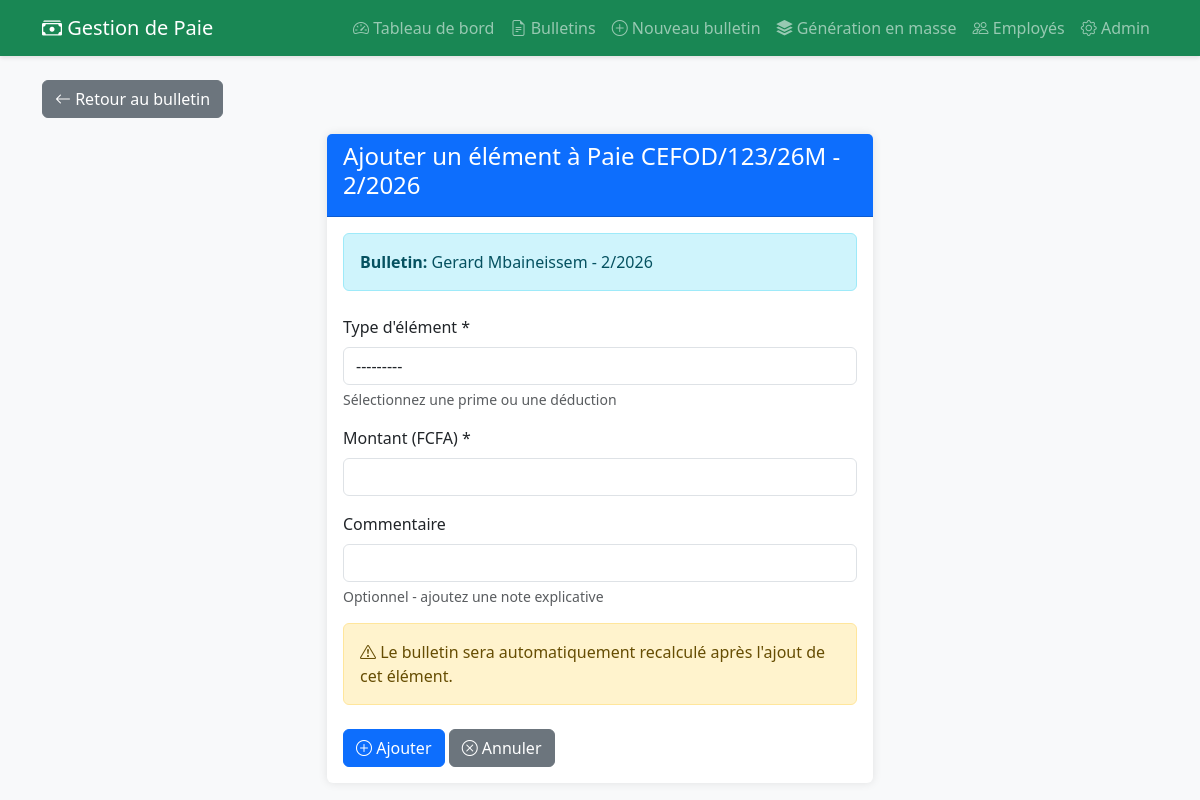
The app's page /paie/bulletins/1/ajouter-element/ with its own data.
### gestion_paie/models.py (models this page shows, shortened)
class BulletinPaie(models.Model):
    employe = models.ForeignKey(Employe, on_delete=models.CASCADE, related_name='bulletins')
    mois = models.IntegerField(verbose_name="Mois")
    annee = models.IntegerField(verbose_name="Année")
    salaire_base = models.DecimalField(max_digits=12, decimal_places=2, default=0, verbose_name="Salaire de base")
    heures_sup_normales = models.DecimalField(max_digits=6, decimal_places=2, default=0, verbose_name="Heures sup normales")
    montant_heures_sup_normales = models.DecimalField(max_digits=12, decimal_places=2, default=0, verbose_name="Montant heures sup normales")
    heures_sup_nuit = models.DecimalField(max_digits=6, decimal_places=2, default=0, verbose_name="Heures sup de nuit")
    montant_heures_sup_nuit = models.DecimalField(max_digits=12, decimal_places=2, default=0, verbose_name="Montant heures sup de nuit")
    heures_sup_weekend = models.DecimalField(max_digits=6, decimal_places=2, default=0, verbose_name="Heures sup week-end")
    montant_heures_sup_weekend = models.DecimalField(max_digits=12, decimal_places=2, default=0, verbose_name="Montant heures sup week-end")
    total_primes = models.DecimalField(max_digits=12, decimal_places=2, default=0, verbose_name="Total primes")
    total_deductions = models.DecimalField(max_digits=12, decimal_places=2, default=0, verbose_name="Total déductions")
    salaire_brut = models.DecimalField(max_digits=12, decimal_places=2, default=0, verbose_name="Salaire brut")
    cotisation_sociale_employe = models.DecimalField(max_digits=12, decimal_places=2, default=0, verbose_name="Cotisation sociale employé")
    cotisation_sociale_employeur = models.DecimalField(max_digits=12, decimal_places=2, default=0, verbose_name="Cotisation sociale employeur")
    salaire_imposable = models.DecimalField(max_digits=12, decimal_places=2, default=0, verbose_name="Salaire imposable")
    impot_revenu = models.DecimalField(max_digits=12, decimal_places=2, default=0, verbose_name="Impôt sur le revenu")
    salaire_net = models.DecimalField(max_digits=12, decimal_places=2, default=0, verbose_name="Salaire net")
    date_creation = models.DateTimeField(auto_now_add=True, verbose_name="Date de création")
    date_paiement = models.DateField(null=True, blank=True, verbose_name="Date de paiement")
    paye = models.BooleanField(default=False, verbose_name="Payé")
    parametres = models.ForeignKey(ParametrePaie, on_delete=models.PROTECT, verbose_name="Paramètres utilisés", null=True, blank=True)
    class Meta:
        verbose_name = "Bulletin de paie"
        verbose_name_plural = "Bulletins de paie"
        unique_together = ['employe', 'mois', 'annee']
        ordering = ['-annee', '-mois']
    def __str__(self):
        return f"Paie {self.employe.matricule} - {self.mois}/{self.annee}"

### gestion_emp/models.py (models this page shows, shortened)
class Employe(models.Model):
    GENRE_CHOICES = [
        ('M', 'Masculin'),
        ('F', 'Féminin'),
    ]
    STATUT_CHOICES = [
        ('actif', 'Actif'),
        ('conge', 'En congé'),
        ('suspendu', 'Suspendu'),
        ('demission', 'Démission'),
    ]
    POSTE_CHOICES = [
        ('directeur', 'Directeur'),
        ('manager', 'Manager'),
        ('chef_equipe', 'Chef d\'équipe'),
        ('employe', 'Employé'),
        ('stagiaire', 'Stagiaire'),
    ]
    matricule = models.CharField(max_length=20, unique=True, verbose_name="Matricule")
    nom = models.CharField(max_length=100, verbose_name="Nom")
    prenom = models.CharField(max_length=100, verbose_name="Prénom")
    genre = models.CharField(max_length=1, choices=GENRE_CHOICES, verbose_name="Genre")
    date_naissance = models.DateField(verbose_name="Date de naissance")
    lieu_naissance = models.CharField(max_length=100, verbose_name="Lieu de naissance")
    telephone_regex = RegexValidator(regex=r'^\+?1?\d{8,15}$', message="Numéro de téléphone invalide")
    telephone = models.CharField(validators=[telephone_regex], max_length=17, verbose_name="Téléphone")
    email = models.EmailField(unique=True, verbose_name="Email")
    adresse = models.TextField(verbose_name="Adresse")
    poste = models.CharField(max_length=50, choices=POSTE_CHOICES, verbose_name="Poste")
    departement = models.CharField(max_length=100, verbose_name="Département")
    date_embauche = models.DateField(verbose_name="Date d'embauche")
    salaire_base = models.DecimalField(max_digits=10, decimal_places=2, verbose_name="Salaire de base")
    statut = models.CharField(max_length=20, choices=STATUT_CHOICES, default='actif', verbose_name="Statut")
    date_creation = models.DateTimeField(auto_now_add=True, verbose_name="Date de création")
    date_modification = models.DateTimeField(auto_now=True, verbose_name="Dernière modification")
    class Meta:
        verbose_name = "Employé"
        verbose_name_plural = "Employés"
        ordering = ['-date_embauche']
    def get_nom_complet(self):
        return f"{self.prenom} {self.nom}"

### gestion_paie/views.py (the view)
# urls.py: path('bulletins/<int:bulletin_pk>/ajouter-element/', views.ajouter_element, name='ajouter_element'),
def ajouter_element(request, bulletin_pk):
    bulletin = get_object_or_404(BulletinPaie, pk=bulletin_pk)
    if request.method == 'POST':
        form = ElementPaieForm(request.POST)
        if form.is_valid():
            element = form.save(commit=False)
            element.bulletin = bulletin
            element.save()
            bulletin.calculer_paie()
            messages.success(request, f'{element.type_element.nom} ajouté avec succès!')
            return redirect('detail_bulletin', pk=bulletin.pk)
    else:
        form = ElementPaieForm()
    context = {
        'form': form,
        'bulletin': bulletin,
        'titre': f'Ajouter un élément à {bulletin}'
    }
    return render(request, 'gestion_paie/form_element.html', context)

### gestion_paie/forms.py
class ElementPaieForm(forms.ModelForm):
    class Meta:
        model = ElementPaie
        fields = ['type_element', 'montant', 'commentaire']
        widgets = {
            'type_element': forms.Select(attrs={'class': 'form-control'}),
            'montant': forms.NumberInput(attrs={'class': 'form-control', 'step': '0.01', 'min': '0'}),
            'commentaire': forms.TextInput(attrs={'class': 'form-control'}),
        }

### gestion_paie/models.py (called while the page is built)
    def __str__(self):
        return f"{self.code} - {self.nom}"

### gestion_paie/templates/gestion_paie/form_element.html (shortened to what this page needs)
{% extends 'gestion_paie/base.html' %}
{% block content %}
<div class="row">
    <div class="col-md-12 mb-3">
        <a href="{% url 'detail_bulletin' bulletin.pk %}" class="btn btn-secondary">
            <i class="bi bi-arrow-left"></i> Retour au bulletin
        </a>
    </div>
</div>
<div class="row">
    <div class="col-md-6 offset-md-3">
        <div class="card">
            <div class="card-header bg-primary text-white">
                <h4>{{ titre }}</h4>
            </div>
            <div class="card-body">
                <div class="alert alert-info mb-4">
                    <strong>Bulletin:</strong> {{ bulletin.employe.get_nom_complet }} - {{ bulletin.mois }}/{{ bulletin.annee }}
                </div>
                <form method="post" novalidate>
                    <div class="mb-3">
                        <label class="form-label">Type d'élément *</label>
                        {{ form.type_element }}
                        <small class="text-muted d-block mt-1">
                            Sélectionnez une prime ou une déduction
                        </small>
                    </div>
                    <div class="mb-3">
                        <label class="form-label">Montant (FCFA) *</label>
                        {{ form.montant }}
                    </div>
                    <div class="mb-3">
                        <label class="form-label">Commentaire</label>
                        {{ form.commentaire }}
                        <small class="text-muted d-block mt-1">
                            Optionnel - ajoutez une note explicative
                        </small>
                    </div>
                    <div class="alert alert-warning">
                        <i class="bi bi-exclamation-triangle"></i>
                        Le bulletin sera automatiquement recalculé après l'ajout de cet élément.
                    </div>
                    <div class="mt-4">
                        <button type="submit" class="btn btn-primary">
                            <i class="bi bi-plus-circle"></i> Ajouter
                        </button>
                        <a href="{% url 'detail_bulletin' bulletin.pk %}" class="btn btn-secondary">
                            <i class="bi bi-x-circle"></i> Annuler
                        </a>
                    </div>
                </form>
            </div>
        </div>
    </div>
</div>
{% endblock %}

### gestion_paie/templates/gestion_paie/base.html (style rules this page uses)
body { background-color: #f8f9fa; }
.card { box-shadow: 0 0 10px rgba(0,0,0,.1); border: none; margin-bottom: 20px; }

### records on screen
BulletinPaie: employe.get_nom_complet "Gerard Mbaineissem", mois "2", annee "2026"

### other values on screen
{{ titre }} "Ajouter un élément à Paie CEFOD/123/26M - 2/2026"
